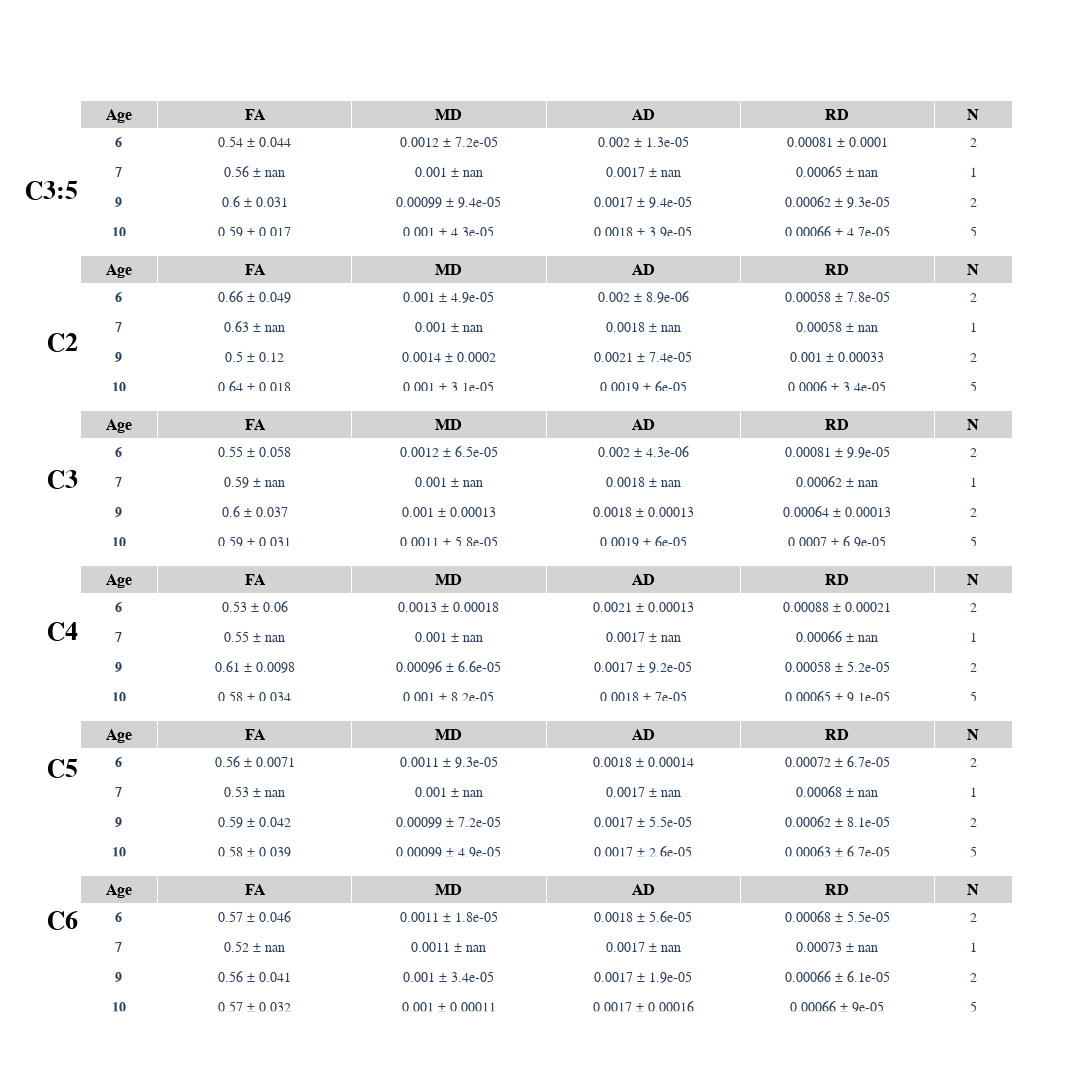

Notebook source saved alongside this figure:
### Code cell
plot_mean_std_table(DTI_df, label='spinal cord')

### Figure 1 — Plotly figure (JSON) as saved in the notebook; plotly's stock layout.template omitted (floating-point values rounded to 4 significant figures)
{"data": [{"cells": {"align": "center", "fill": {"color": "white"}, "font": {"family": "Arial", "size": 14}, "height": 30, "values": [["<b>6</b>", "<b>7</b>", "<b>9</b>", "<b>10</b>", "<b>11</b>", "<b>12</b>", "<b>13</b>", "<b>14</b>", "<b>15</b>", "<b>16</b>", "<b>17</b>"], ["0.54 ± 0.044", "0.56 ± nan", "0.6 ± 0.031", "0.59 ± 0.017", "0.63 ± 0.018", "0.63 ± 0.038", "0.66 ± 0.053", "0.64 ± 0.051", "0.65 ± 0.041", "0.65 ± 0.045", "0.66 ± 0.034"], ["0.0012 ± 7.2e-05", "0.001 ± nan", "0.00099 ± 9.4e-05", "0.001 ± 4.3e-05", "0.00099 ± 3.5e-05", "0.001 ± 4.7e-05", "0.00097 ± 7.4e-05", "0.001 ± 8.9e-05", "0.001 ± 6.2e-05", "0.001 ± 5.7e-05", "0.00096 ± 5.7e-05"], ["0.002 ± 1.3e-05", "0.0017 ± nan", "0.0017 ± 9.4e-05", "0.0018 ± 3.9e-05", "0.0018 ± 8.7e-05", "0.0018 ± 3.6e-05", "0.0018 ± 0.00013", "0.0019 ± 7.4e-05", "0.0019 ± 5.7e-05", "0.0018 ± 7.9e-05", "0.0018 ± 0.0001"], ["0.00081 ± 0.0001", "0.00065 ± nan", "0.00062 ± 9.3e-05", "0.00066 ± 4.7e-05", "0.00058 ± 2e-05", "0.00059 ± 6.5e-05", "0.00055 ± 8.1e-05", "0.00061 ± 0.0001", "0.00057 ± 7.8e-05", "0.00058 ± 7.5e-05", "0.00055 ± 5.9e-05"], [2, 1, 2, 5, 4, 7, 8, 6, 12, 14, 9]]}, "columnwidth": [80, 200, 200, 200, 200, 80], "domain": {"x": [0, 1], "y": [0.85, 1]}, "header": {"align": "center", "fill": {"color": "lightgrey"}, "font": {"color": "black", "family": "Arial", "size": 16, "weight": "bold"}, "values": ["Age", "FA", "MD", "AD", "RD", "N"]}, "type": "table"}, {"cells": {"align": "center", "fill": {"color": "white"}, "font": {"family": "Arial", "size": 14}, "height": 30, "values": [["<b>6</b>", "<b>7</b>", "<b>9</b>", "<b>10</b>", "<b>11</b>", "<b>12</b>", "<b>13</b>", "<b>14</b>", "<b>15</b>", "<b>16</b>", "<b>17</b>"], ["0.66 ± 0.049", "0.63 ± nan", "0.5 ± 0.12", "0.64 ± 0.018", "0.67 ± 0.035", "0.64 ± 0.048", "0.65 ± 0.052", "0.66 ± 0.065", "0.68 ± 0.036", "0.66 ± 0.071", "0.64 ± 0.067"], ["0.001 ± 4.9e-05", "0.001 ± nan", "0.0014 ± 0.0002", "0.001 ± 3.1e-05", "0.00099 ± 9.3e-05", "0.001 ± 9.6e-05", "0.001 ± 4.2e-05", "0.00099 ± 0.0001", "0.001 ± 5.4e-05", "0.001 ± 0.00015", "0.001 ± 9.4e-05"], ["0.002 ± 8.9e-06", "0.0018 ± nan", "0.0021 ± 7.4e-05", "0.0019 ± 6e-05", "0.0019 ± 0.0001", "0.0019 ± 8.9e-05", "0.0019 ± 9.6e-05", "0.0018 ± 6.5e-05", "0.0019 ± 7.4e-05", "0.0019 ± 0.00014", "0.0018 ± 0.00016"], ["0.00058 ± 7.8e-05", "0.00058 ± nan", "0.001 ± 0.00033", "0.0006 ± 3.4e-05", "0.00055 ± 9.4e-05", "0.00062 ± 0.00012", "0.0006 ± 8.5e-05", "0.00056 ± 0.00013", "0.00057 ± 6.3e-05", "0.0006 ± 0.00017", "0.00061 ± 0.00012"], [2, 1, 2, 5, 4, 6, 6, 6, 11, 14, 9]]}, "columnwidth": [80, 200, 200, 200, 200, 80], "domain": {"x": [0, 1], "y": [0.68, 0.83]}, "header": {"align": "center", "fill": {"color": "lightgrey"}, "font": {"color": "black", "family": "Arial", "size": 16, "weight": "bold"}, "values": ["Age", "FA", "MD", "AD", "RD", "N"]}, "type": "table"}, {"cells": {"align": "center", "fill": {"color": "white"}, "font": {"family": "Arial", "size": 14}, "height": 30, "values": [["<b>6</b>", "<b>7</b>", "<b>9</b>", "<b>10</b>", "<b>11</b>", "<b>12</b>", "<b>13</b>", "<b>14</b>", "<b>15</b>", "<b>16</b>", "<b>17</b>"], ["0.55 ± 0.058", "0.59 ± nan", "0.6 ± 0.037", "0.59 ± 0.031", "0.65 ± 0.019", "0.64 ± 0.03", "0.66 ± 0.05", "0.66 ± 0.054", "0.66 ± 0.045", "0.65 ± 0.071", "0.65 ± 0.064"], ["0.0012 ± 6.5e-05", "0.001 ± nan", "0.001 ± 0.00013", "0.0011 ± 5.8e-05", "0.001 ± 2.9e-05", "0.001 ± 7.4e-05", "0.00094 ± 0.00019", "0.001 ± 8.7e-05", "0.001 ± 9.9e-05", "0.001 ± 0.0001", "0.001 ± 6.7e-05"], ["0.002 ± 4.3e-06", "0.0018 ± nan", "0.0018 ± 0.00013", "0.0019 ± 6e-05", "0.0019 ± 6.3e-05", "0.0019 ± 8.9e-05", "0.0017 ± 0.00037", "0.0019 ± 7.9e-05", "0.0019 ± 7.9e-05", "0.0019 ± 8.7e-05", "0.0019 ± 8.8e-05"], ["0.00081 ± 9.9e-05", "0.00062 ± nan", "0.00064 ± 0.00013", "0.0007 ± 6.9e-05", "0.00057 ± 2e-05", "0.0006 ± 8.2e-05", "0.00054 ± 0.00012", "0.0006 ± 0.00011", "0.00058 ± 0.00012", "0.00061 ± 0.00014", "0.00059 ± 0.00011"], [2, 1, 2, 5, 4, 7, 8, 6, 12, 14, 9]]}, "columnwidth": [80, 200, 200, 200, 200, 80], "domain": {"x": [0, 1], "y": [0.51, 0.66]}, "header": {"align": "center", "fill": {"color": "lightgrey"}, "font": {"color": "black", "family": "Arial", "size": 16, "weight": "bold"}, "values": ["Age", "FA", "MD", "AD", "RD", "N"]}, "type": "table"}, {"cells": {"align": "center", "fill": {"color": "white"}, "font": {"family": "Arial", "size": 14}, "height": 30, "values": [["<b>6</b>", "<b>7</b>", "<b>9</b>", "<b>10</b>", "<b>11</b>", "<b>12</b>", "<b>13</b>", "<b>14</b>", "<b>15</b>", "<b>16</b>", "<b>17</b>"], ["0.53 ± 0.06", "0.55 ± nan", "0.61 ± 0.0098", "0.58 ± 0.034", "0.61 ± 0.025", "0.63 ± 0.041", "0.66 ± 0.053", "0.64 ± 0.04", "0.66 ± 0.038", "0.65 ± 0.051", "0.67 ± 0.03"], ["0.0013 ± 0.00018", "0.001 ± nan", "0.00096 ± 6.6e-05", "0.001 ± 8.2e-05", "0.00098 ± 5.2e-05", "0.00098 ± 5e-05", "0.00097 ± 5.2e-05", "0.001 ± 7.1e-05", "0.00097 ± 5e-05", "0.00098 ± 7.7e-05", "0.00094 ± 5.7e-05"], ["0.0021 ± 0.00013", "0.0017 ± nan", "0.0017 ± 9.2e-05", "0.0018 ± 7e-05", "0.0018 ± 0.00011", "0.0018 ± 5.1e-05", "0.0018 ± 0.00011", "0.0018 ± 6.6e-05", "0.0018 ± 6.4e-05", "0.0018 ± 7.8e-05", "0.0018 ± 9.8e-05"], ["0.00088 ± 0.00021", "0.00066 ± nan", "0.00058 ± 5.2e-05", "0.00065 ± 9.1e-05", "0.00059 ± 4.5e-05", "0.00058 ± 6.7e-05", "0.00054 ± 7.2e-05", "0.00059 ± 8e-05", "0.00054 ± 6.1e-05", "0.00056 ± 9.6e-05", "0.00052 ± 5.3e-05"], [2, 1, 2, 5, 4, 7, 8, 6, 12, 14, 9]]}, "columnwidth": [80, 200, 200, 200, 200, 80], "domain": {"x": [0, 1], "y": [0.34, 0.49]}, "header": {"align": "center", "fill": {"color": "lightgrey"}, "font": {"color": "black", "family": "Arial", "size": 16, "weight": "bold"}, "values": ["Age", "FA", "MD", "AD", "RD", "N"]}, "type": "table"}, {"cells": {"align": "center", "fill": {"color": "white"}, "font": {"family": "Arial", "size": 14}, "height": 30, "values": [["<b>6</b>", "<b>7</b>", "<b>9</b>", "<b>10</b>", "<b>11</b>", "<b>12</b>", "<b>13</b>", "<b>14</b>", "<b>15</b>", "<b>16</b>", "<b>17</b>"], ["0.56 ± 0.0071", "0.53 ± nan", "0.59 ± 0.042", "0.58 ± 0.039", "0.64 ± 0.046", "0.62 ± 0.052", "0.65 ± 0.066", "0.61 ± 0.061", "0.62 ± 0.051", "0.64 ± 0.039", "0.65 ± 0.025"], ["0.0011 ± 9.3e-05", "0.001 ± nan", "0.00099 ± 7.2e-05", "0.00099 ± 4.9e-05", "0.00097 ± 4.8e-05", "0.00098 ± 4e-05", "0.00098 ± 7.6e-05", "0.001 ± 0.00012", "0.001 ± 5.9e-05", "0.00097 ± 4.3e-05", "0.00093 ± 0.00012"], ["0.0018 ± 0.00014", "0.0017 ± nan", "0.0017 ± 5.5e-05", "0.0017 ± 2.6e-05", "0.0018 ± 0.0001", "0.0018 ± 6.1e-05", "0.0018 ± 0.00011", "0.0018 ± 0.0001", "0.0018 ± 5.5e-05", "0.0018 ± 9.8e-05", "0.0017 ± 0.00023"], ["0.00072 ± 6.7e-05", "0.00068 ± nan", "0.00062 ± 8.1e-05", "0.00063 ± 6.7e-05", "0.00056 ± 6.5e-05", "0.00059 ± 6.6e-05", "0.00056 ± 9.9e-05", "0.00064 ± 0.00013", "0.00061 ± 8.2e-05", "0.00057 ± 4.8e-05", "0.00054 ± 8e-05"], [2, 1, 2, 5, 4, 7, 8, 6, 12, 14, 9]]}, "columnwidth": [80, 200, 200, 200, 200, 80], "domain": {"x": [0, 1], "y": [0.17, 0.32]}, "header": {"align": "center", "fill": {"color": "lightgrey"}, "font": {"color": "black", "family": "Arial", "size": 16, "weight": "bold"}, "values": ["Age", "FA", "MD", "AD", "RD", "N"]}, "type": "table"}, {"cells": {"align": "center", "fill": {"color": "white"}, "font": {"family": "Arial", "size": 14}, "height": 30, "values": [["<b>6</b>", "<b>7</b>", "<b>9</b>", "<b>10</b>", "<b>11</b>", "<b>12</b>", "<b>13</b>", "<b>14</b>", "<b>15</b>", "<b>16</b>", "<b>17</b>"], ["0.57 ± 0.046", "0.52 ± nan", "0.56 ± 0.041", "0.57 ± 0.032", "0.61 ± 0.037", "0.59 ± 0.05", "0.62 ± 0.064", "0.6 ± 0.072", "0.62 ± 0.043", "0.62 ± 0.033", "0.62 ± 0.036"], ["0.0011 ± 1.8e-05", "0.0011 ± nan", "0.001 ± 3.4e-05", "0.001 ± 0.00011", "0.00097 ± 5e-05", "0.001 ± 4.6e-05", "0.00099 ± 9e-05", "0.0011 ± 0.00013", "0.0011 ± 5.7e-05", "0.001 ± 5.1e-05", "0.001 ± 8.1e-05"], ["0.0018 ± 5.6e-05", "0.0017 ± nan", "0.0017 ± 1.9e-05", "0.0017 ± 0.00016", "0.0017 ± 0.0001", "0.0018 ± 5.8e-05", "0.0018 ± 9.7e-05", "0.0019 ± 9.6e-05", "0.0019 ± 7.7e-05", "0.0018 ± 8.1e-05", "0.0018 ± 0.00013"], ["0.00068 ± 5.5e-05", "0.00073 ± nan", "0.00066 ± 6.1e-05", "0.00066 ± 9e-05", "0.00059 ± 4.4e-05", "0.00063 ± 6.8e-05", "0.0006 ± 0.0001", "0.00066 ± 0.00015", "0.00064 ± 7e-05", "0.00062 ± 5.6e-05", "0.00061 ± 6.7e-05"], [2, 1, 2, 5, 4, 6, 7, 5, 11, 14, 8]]}, "columnwidth": [80, 200, 200, 200, 200, 80], "domain": {"x": [0, 1], "y": [0, 0.15]}, "header": {"align": "center", "fill": {"color": "lightgrey"}, "font": {"color": "black", "family": "Arial", "size": 16, "weight": "bold"}, "values": ["Age", "FA", "MD", "AD", "RD", "N"]}, "type": "table"}], "layout": {"annotations": [{"align": "right", "font": {"color": "black", "family": "Arial", "size": 26, "weight": "bold"}, "showarrow": false, "text": "C3:5", "x": 0, "xanchor": "right", "xref": "paper", "y": 0.9167, "yref": "paper"}, {"align": "right", "font": {"color": "black", "family": "Arial", "size": 26, "weight": "bold"}, "showarrow": false, "text": "C2", "x": 0, "xanchor": "right", "xref": "paper", "y": 0.75, "yref": "paper"}, {"align": "right", "font": {"color": "black", "family": "Arial", "size": 26, "weight": "bold"}, "showarrow": false, "text": "C3", "x": 0, "xanchor": "right", "xref": "paper", "y": 0.5833, "yref": "paper"}, {"align": "right", "font": {"color": "black", "family": "Arial", "size": 26, "weight": "bold"}, "showarrow": false, "text": "C4", "x": 0, "xanchor": "right", "xref": "paper", "y": 0.4167, "yref": "paper"}, {"align": "right", "font": {"color": "black", "family": "Arial", "size": 26, "weight": "bold"}, "showarrow": false, "text": "C5", "x": 0, "xanchor": "right", "xref": "paper", "y": 0.25, "yref": "paper"}, {"align": "right", "font": {"color": "black", "family": "Arial", "size": 26, "weight": "bold"}, "showarrow": false, "text": "C6", "x": 0, "xanchor": "right", "xref": "paper", "y": 0.08333, "yref": "paper"}], "height": 2700, "margin": {"l": 80}, "showlegend": false, "width": 1200}}
